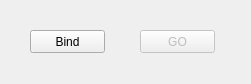
<?xml version="1.0" encoding="UTF-8"?>
<ui version="4.0">
 <class>Widget</class>
 <widget class="QWidget" name="Widget">
  <property name="geometry">
   <rect>
    <x>0</x>
    <y>0</y>
    <width>251</width>
    <height>84</height>
   </rect>
  </property>
  <property name="windowTitle">
   <string>Winmine Helper</string>
  </property>
  <widget class="QPushButton" name="pushButton_bind">
   <property name="geometry">
    <rect>
     <x>30</x>
     <y>30</y>
     <width>75</width>
     <height>23</height>
    </rect>
   </property>
   <property name="text">
    <string>Bind</string>
   </property>
  </widget>
  <widget class="QPushButton" name="pushButton_go">
   <property name="enabled">
    <bool>false</bool>
   </property>
   <property name="geometry">
    <rect>
     <x>140</x>
     <y>30</y>
     <width>75</width>
     <height>23</height>
    </rect>
   </property>
   <property name="text">
    <string>GO</string>
   </property>
  </widget>
 </widget>
 <layoutdefault spacing="6" margin="11"/>
 <resources/>
 <connections/>
</ui>
